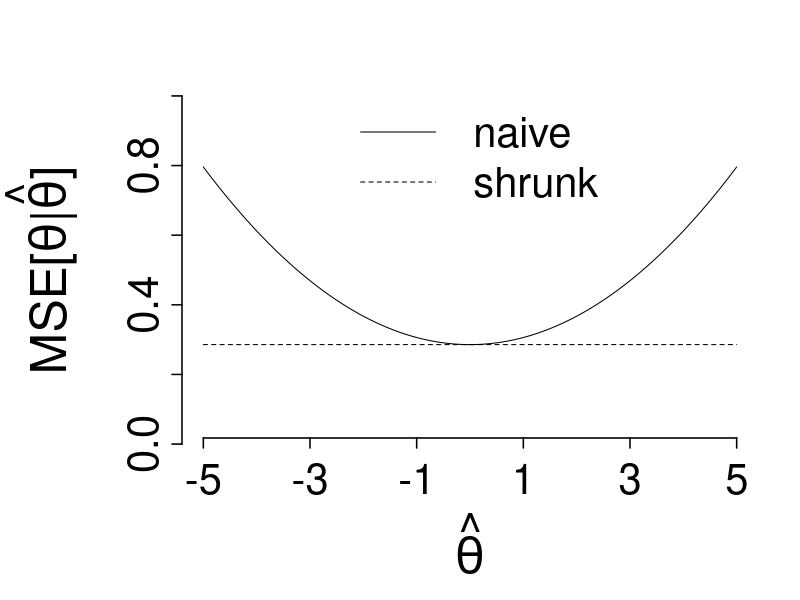

Write R code to recreate this figure.
# Author:
# Artur Araujo <artur.stat@gmail.com>
#
# Description:
#  Create figure 2.
#
# Remarks:
#  None.

tau <- 0;
n <- 3;
psi <- 2;
sigma <- 1;

prob <- 0.999;

k <- n*psi/(n*psi+sigma);

# shrunk
a <- qnorm(
  p=(1+c(-1, 1)*prob)/2,
  mean=tau,
  sd=sqrt(k^2*(psi+sigma/n))
);

#naive
b <- qnorm(
  p=(1+c(-1, 1)*prob)/2,
  mean=tau,
  sd=sqrt(psi+sigma/n)
);

xlim <- (a+b)/2;
xlim[1] <- floor(xlim[1]);
xlim[2] <- ceiling(xlim[2]);

x <- seq(from=xlim[1], to=xlim[2], by=0.01);
mse.naive <- (1-k)^2*(tau-x)^2+k*sigma/n;
mse.shrunk <- rep( x=k*sigma/n, times=length(x) );

tiff(
  filename="MSE_vs_Estimate_A.tif",
  width=1920,
  height=1080,
  units="px",
  pointsize=12,
  compression="lzw",
#  res=96,
  bg="white",
  type="cairo"
);

#jpeg(
#  filename="MSE_vs_Estimate_A.jpg",
#  width=1920,
#  height=1080,
#  units="px",
#  pointsize=12,
#  quality=100,
#  res=96,
#  bg="white",
#  type="cairo"
#);

#png(
#  filename="MSE_vs_Estimate_A.png",
#  width=1920,
#  height=1080,
#  units="px",
#  pointsize=12,
#  res=96,
#  bg="white",
#  type="cairo"
#);

old <- par();

par(
  mar=c(
    7.1, # bottom margin default 5.1
    9.1, # left margin default 4.1
    4.1, # top margin default 4.1
    2.1 # right margin default 2.1
  )
);

plot(
  x=x,
  y=mse.naive,
  xlim=xlim,
  ylim=c(0, 1),
  xlab="",
  ylab="",
  type="l",
  col="black",
  lty=1,
  lwd=1,
  bty="n",
  axes=FALSE
);

# define x-axis
axis(
  side=1,
  at=seq(from=xlim[1], to=xlim[2], by=2),
  labels=TRUE,
  tick=TRUE,
  outer=FALSE,
  lty="solid",
  lwd=1.5,
  lwd.ticks=1.5,
  cex.axis=2.5,
  mgp=c(3, 1, -1)
);

# define y-axis
axis(
  side=2,
  at=seq(from=0, to=1, by=0.2),
  labels=TRUE,
  tick=TRUE,
  outer=FALSE,
  lty="solid",
  lwd=1.5,
  lwd.ticks=1.5,
  cex.axis=2.5,
  mgp=c(3, 1, 0)
);

# define xy-axis label
title(
  xlab=expression( hat(theta) ),
  ylab=expression( paste("MSE[", theta, "|", hat(theta), "]") ),
  line=5,
  cex.lab=3
);

lines(
  x=x,
  y=mse.shrunk,
  col="black",
  lty=2,
  lwd=1
);

legend(
  x="top",
  legend=c(
    "naive",
    "shrunk"
  ),
  col=c(
    "black",
    "black"
  ),
  lty=1:2,
  lwd=1,
  bty="n",
  cex=2.5,
  xjust=0,
  yjust=0,
  ncol=1,
  horiz=FALSE
);

par(old);

dev.off();
